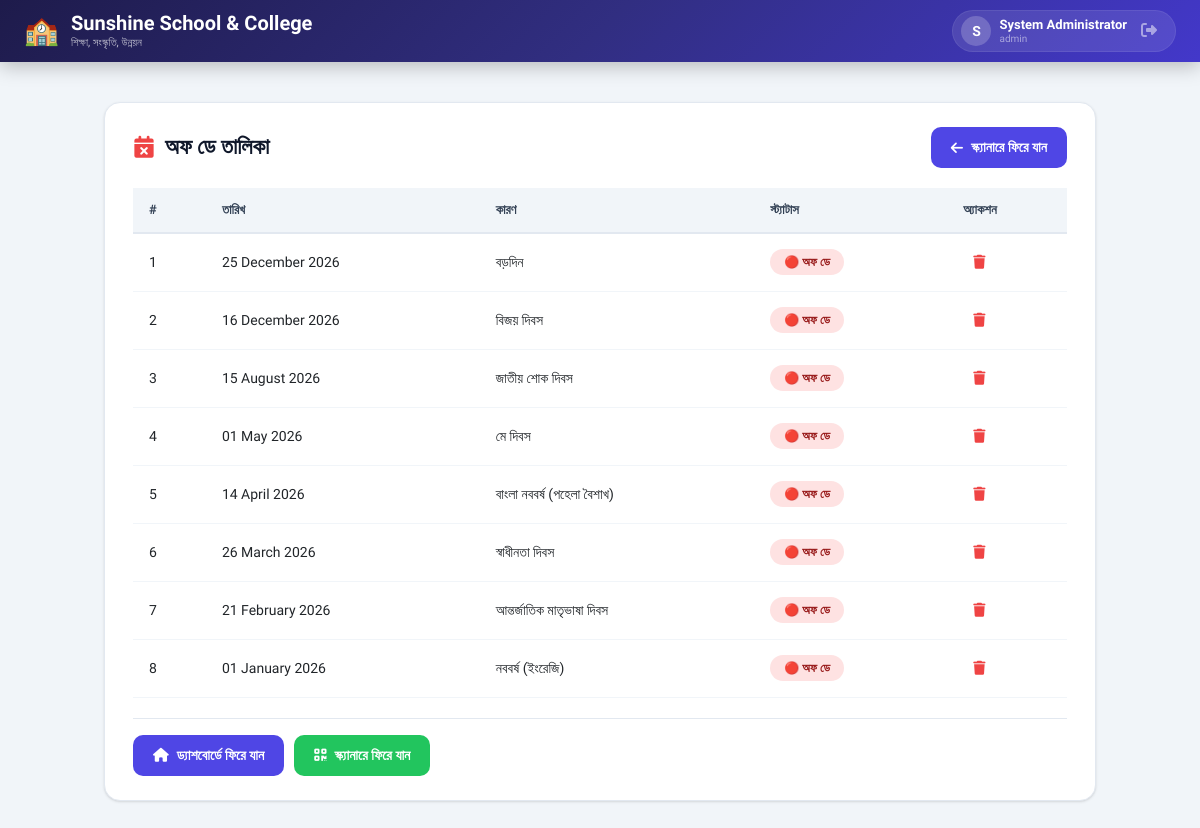
/admin/attendance/off_days.php (signed in), run on the app's committed database.
### tables this page shows
CREATE TABLE `off_days` (
  `id` int(11) NOT NULL AUTO_INCREMENT,
  `date` date NOT NULL,
  `reason` varchar(255) DEFAULT NULL,
  `is_holiday` tinyint(1) DEFAULT 1,
  `created_at` timestamp NOT NULL DEFAULT current_timestamp(),
  PRIMARY KEY (`id`),
  UNIQUE KEY `date` (`date`)
);

### admin/attendance/off_days.php (the view, shortened to what this page needs)
<?php
require_once '../../config/db.php';
$stmt = $conn->query("SELECT * FROM off_days ORDER BY date DESC");
$off_days = $stmt->fetchAll();
?>
<?php include '../../includes/header.php'; ?>
<div class="offdays-container">
    <div class="offdays-card">
        <div class="offdays-header">
            <h2>
                <i class="fas fa-calendar-times"></i> অফ ডে তালিকা
            </h2>
            <a href="index.php" class="btn-back">
                <i class="fas fa-arrow-left"></i> স্ক্যানারে ফিরে যান
            </a>
        </div>
        <div class="table-container">
            <?php if (count($off_days) > 0): ?>
                <table class="table-custom">
                    <thead>
                        <tr>
                            <th>#</th>
                            <th>তারিখ</th>
                            <th>কারণ</th>
                            <th>স্ট্যাটাস</th>
                            <th>অ্যাকশন</th>
                        </tr>
                    </thead>
                    <tbody>
                        <?php foreach ($off_days as $index => $row): ?>
                        <tr>
                            <td><?php echo $index + 1; ?></td>
                            <td><?php echo date('d F Y', strtotime($row['date'])); ?></td>
                            <td><?php echo htmlspecialchars($row['reason'] ?: '—'); ?></td>
                            <td><span class="status-badge">🔴 অফ ডে</span></td>
                            <td>
                                <form method="POST" style="display:inline;">
                                    <button type="submit" onclick="return confirm('মুছে ফেলতে চান?')"
                                            class="btn-delete" title="মুছুন">
                                        <i class="fas fa-trash"></i>
                                    </button>
                                </form>
                            </td>
                        </tr>
                        <?php endforeach; ?>
                    </tbody>
                </table>
            <?php endif; ?>
        </div>
        <div class="back-home-wrapper">
            <a href="../home.php" class="btn-back-home">
                <i class="fas fa-home"></i> ড্যাশবোর্ডে ফিরে যান
            </a>
            <a href="index.php" class="btn-back-home" style="background:#22c55e;">
                <i class="fas fa-qrcode"></i> স্ক্যানারে ফিরে যান
            </a>
        </div>
    </div>
</div>
<?php include '../../includes/footer.php'; ?>

### includes/header.php (style rules this page uses)
* { font-family: 'Hind Siliguri', 'Segoe UI', sans-serif; box-sizing: border-box; }
body { background: #f1f5f9; margin: 0; padding: 0; min-height: 100vh; }
.btn-back-home { display: inline-flex; align-items: center; gap: 8px; padding: 10px 24px; border-radius: 10px; font-weight: 600; font-size: 14px; text-decoration: none; background: #4f46e5; color: white; transition: all 0.3s ease; border: none; cursor: pointer; }
.back-home-wrapper { margin-top: 20px; padding-top: 16px; border-top: 1px solid #e2e8f0; display: flex; flex-wrap: wrap; gap: 10px; }

### admin/attendance/off_days.php (style rules this page uses)
.offdays-container { max-width: 1024px; margin: 0 auto; padding: 20px 16px; }
.offdays-card { background: white; border-radius: 16px; padding: 24px 28px; box-shadow: 0 1px 3px 0 rgb(0 0 0 / 0.1), 0 1px 2px -1px rgb(0 0 0 / 0.1); border: 1px solid #e2e8f0; }
.offdays-header { display: flex; justify-content: space-between; align-items: center; margin-bottom: 20px; flex-wrap: wrap; gap: 12px; }
.offdays-header h2 { font-size: 22px; font-weight: 700; color: #0f172a; margin: 0; display: flex; align-items: center; gap: 10px; }
.offdays-header h2 i { color: #ef4444; }
.btn-back { background: #4f46e5; color: white; padding: 10px 20px; border-radius: 10px; font-weight: 600; font-size: 14px; text-decoration: none; transition: all 0.3s ease; display: inline-flex; align-items: center; gap: 8px; }
.btn-back-home { background: #4f46e5; color: white; padding: 10px 20px; border-radius: 10px; font-weight: 600; font-size: 14px; text-decoration: none; transition: all 0.3s ease; display: inline-flex; align-items: center; gap: 8px; }
.table-container { overflow-x: auto; }
.table-custom { width: 100%; border-collapse: collapse; }
.table-custom thead { background: #f1f5f9; }
.table-custom th { padding: 12px 16px; text-align: left; font-size: 13px; font-weight: 600; color: #334155; border-bottom: 2px solid #e2e8f0; }
.table-custom td { padding: 12px 16px; font-size: 14px; border-bottom: 1px solid #f1f5f9; vertical-align: middle; }
.status-badge { display: inline-block; padding: 4px 14px; border-radius: 20px; font-size: 12px; font-weight: 600; background: #fee2e2; color: #991b1b; }
.btn-delete { color: #ef4444; background: none; border: none; padding: 6px 10px; border-radius: 6px; transition: all 0.3s ease; cursor: pointer; font-size: 14px; }
.back-home-wrapper { margin-top: 20px; padding-top: 16px; border-top: 1px solid #e2e8f0; display: flex; flex-wrap: wrap; gap: 10px; }

### data on the page
off_days: date "25 December 2026", reason "বড়দিন"
off_days: date "16 December 2026", reason "বিজয় দিবস"
off_days: date "15 August 2026", reason "জাতীয় শোক দিবস"
off_days: date "01 May 2026", reason "মে দিবস"
off_days: date "14 April 2026", reason "বাংলা নববর্ষ (পহেলা বৈশাখ)"
off_days: date "26 March 2026", reason "স্বাধীনতা দিবস"
off_days: date "21 February 2026", reason "আন্তর্জাতিক মাতৃভাষা দিবস"
off_days: date "01 January 2026", reason "নববর্ষ (ইংরেজি)"

### other printed values
SITE_NAME "Sunshine School & College"
SITE_SLOGAN "শিক্ষা, সংস্কৃতি, উন্নয়ন"
substr($fullName, 0, 1) "S"
$fullName "System Administrator"
getRole() "admin"
